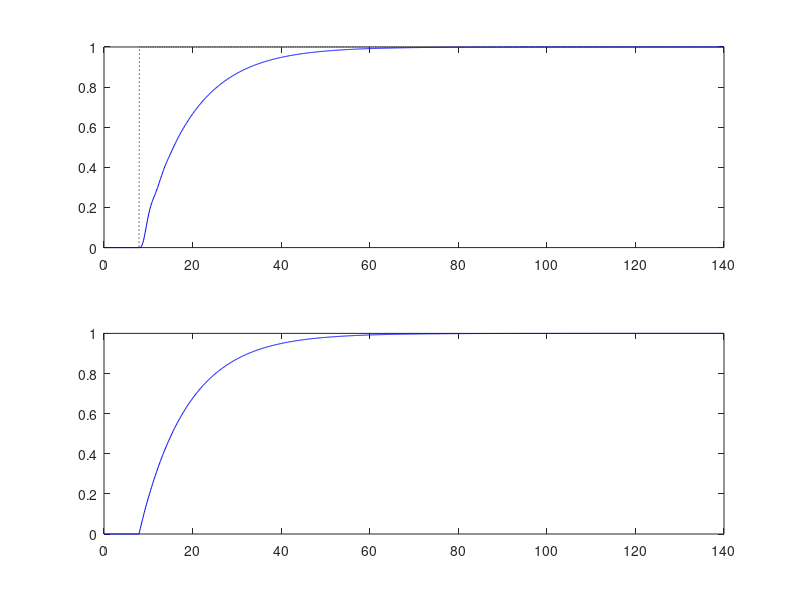

The MATLAB script that drew this image:
%% Dynamic Matrix Control Example
clear all; close all; clc;

%% Example model
ks = 1; % static gain
wn = 2; % rad/s
zeta = 0.3; % damping factor
td = 0; % time delay in seconds
Gs = tf(ks*wn^2,[1   2*zeta*wn  wn^2]);



%% ZOH equivalent
ws = 10*wn; % sampling frequency in rad/s
    fs = ws/(2*pi); % ... in Hz
    Ts = 1/fs
    Ts = 0.1; % approx.
Gz = c2d(Gs,Ts);
Az = Gz.den{1};
    a1 = Az(2); a2 = Az(3);
Bz = Gz.num{1}
    b0 = Bz(2); b1 = Bz(3);

    % Total discrete time delay
    d = 1+ round(td/Ts);
    disp('Discrete time delay d = '); disp(d);

    %Gz = tf(Bz,Az,Ts,'inputdelay',round(td/Ts))
    Gz = tf(Bz,Az,Ts);

%% Step-response data to build the DMC database
tfinal = 10; % total sim. time in seconds
Ntest = round(tfinal/Ts); % total number of samples to simulate
y = step(Gz,Ntest);
 %plot(y)

g = y(1:81); % Selected by visual inspection of the plot
g = g(2:81); % Remark: getting rid of the null initial value!
N = length(g); % total number of regressors for the free response model
clear y;

%% Creating a database matrix Goriginal from where we can
%% generate the G matrix.
Gorig = toeplitz(g); % Toeplitz Matrix based on g
Gorig = tril(Gorig); % Lower Trianglar matrix based on Gorig
  % Gorig(1:5,1:5)

  % Prediction Horinzons and control weighting factor
  Ny = 2; Nu = 1; lam = 10;
  G = Gorig(1:Ny,1:Nu)

  % DMC gain based on G and lam
  disp('Complet gain K = ');
  K = inv( G'*G +lam*eye(Nu,Nu) )*G'

  disp('Just the 1st line of K:');
  K1 = K(1,:)

  %% Generating the matrix F for the free response model
  Fi = []; % internal part of the F matrix

  %N = 5+Ny+d; % Remark: forcing a smaller N by pure testing

  for i = 1:N-Ny % REMARK!!!
      Fi = [Fi g(i+1:Ny+i,1)-g(i,1)];
  end
    F = [ones(Ny,1) Fi];
    


%% Discrete-time simulation
tfinal = 140; 
Nsim = round(tfinal/Ts); % total number of iterations for the sim.

r(1:N)=0; r(N+1:Nsim+Ny)=1;
r = r'; % Making sure that this is a column vector!

for k = 1:N % initial conditions (N is huge!)
    y(k)=0;
    u(k)=0;
    du(k)=0;
end
for k = N+1:Nsim
    % Plant model
    y(k) = -a1*y(k-1) -a2*y(k-2) +b0*u(k-d) +b1*u(k-d-1);

    % DMC
      U = []; % du(k) regressors
      for i=1:N-Ny
          U = [U; du(k-i)];
      end
      x = [y(k);U];

      % Control law
      du(k) = K1*( r(k:k+Ny-1,1)-F*x );

      u(k) = u(k-1) +du(k);
end

% Plots
t=0:Ts:Nsim*Ts-Ts;
figure;
subplot(211)
    plot(t,r(1:Nsim),':k'); hold;
    plot(t,y,'b');

subplot(212)
    plot(t,u,'b');
